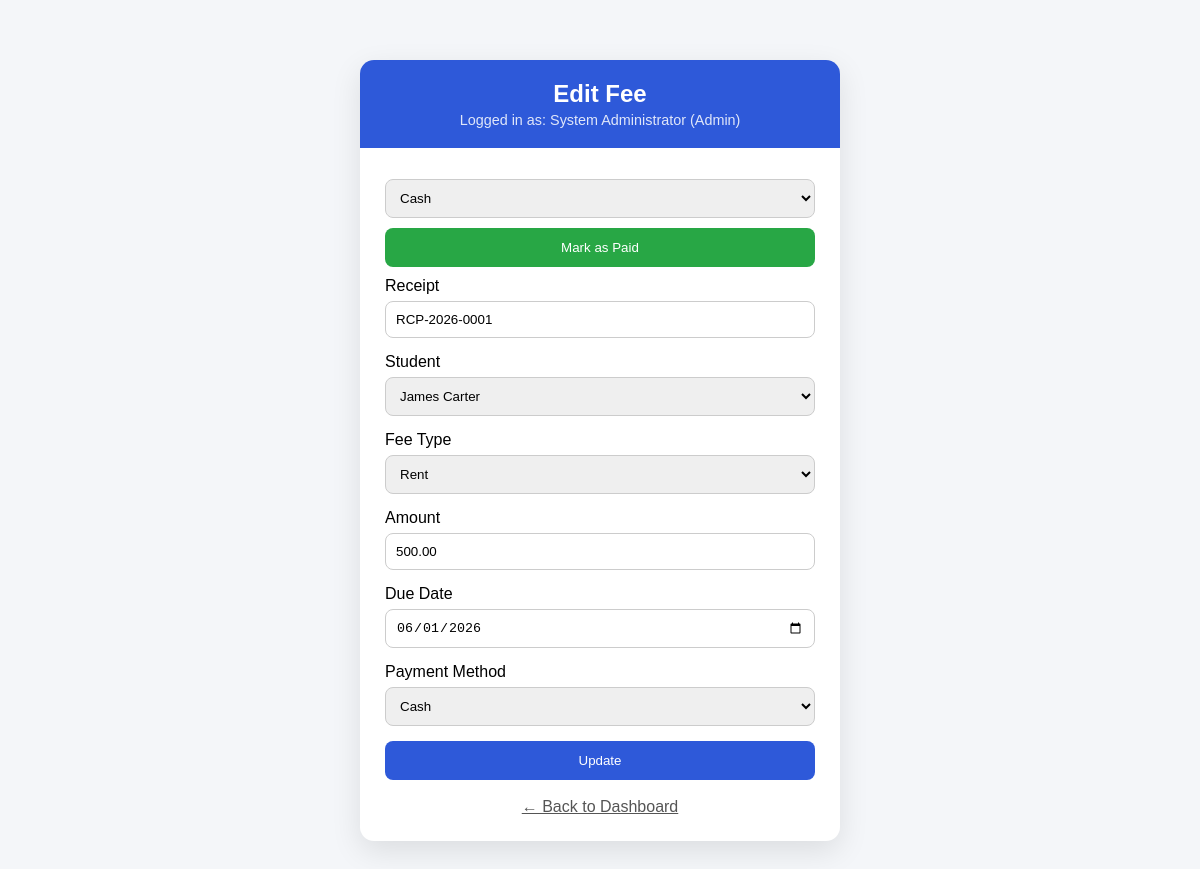
Screenshot of /fee/edit.php?id=RCP-2026-0001 (signed in) with the database file from the repository.
### tables this page shows
CREATE TABLE IF NOT EXISTS fees (
    receipt_number VARCHAR(30)   NOT NULL,
    student_id     INT           NOT NULL,
    fee_type       ENUM('rent','deposit','utility','fine','laundry','other') NOT NULL,
    amount         DECIMAL(10,2) NOT NULL,
    due_date       DATE          NOT NULL,
    is_paid        TINYINT(1)    NOT NULL DEFAULT 0,    
    paid_at        DATETIME      NULL,
    payment_method VARCHAR(20)   NULL,
    fine_rate      DECIMAL(5,2)  NOT NULL DEFAULT 0.50,
    fine_cap       DECIMAL(5,2)  NOT NULL DEFAULT 15.00,
    fine_amount    DECIMAL(10,2) NOT NULL DEFAULT 0.00,
    total_due      DECIMAL(10,2) NOT NULL DEFAULT 0.00,
    is_active      TINYINT(1)    NOT NULL DEFAULT 1,
    deleted_at     DATETIME      NULL,
    deleted_reason VARCHAR(255)  NULL,
    created_at     TIMESTAMP     NOT NULL DEFAULT CURRENT_TIMESTAMP,
    updated_at     TIMESTAMP     NOT NULL DEFAULT CURRENT_TIMESTAMP ON UPDATE CURRENT_TIMESTAMP,
    PRIMARY KEY (receipt_number),
    CONSTRAINT fk_fee_student
        FOREIGN KEY (student_id) REFERENCES students(student_id)
        ON UPDATE CASCADE ON DELETE RESTRICT
);

CREATE TABLE IF NOT EXISTS students (
    student_id     INT          NOT NULL AUTO_INCREMENT,
    student_number VARCHAR(20)  NOT NULL,
    full_name      VARCHAR(100) NOT NULL,
    email          VARCHAR(100) NOT NULL,
    date_of_birth  DATE         DEFAULT NULL,
    room_id        INT          DEFAULT NULL,
    status         TINYINT(1)   NOT NULL DEFAULT 1,
    PRIMARY KEY (student_id),
    UNIQUE KEY uq_student_number (student_number),
    UNIQUE KEY uq_student_email  (email),
    CONSTRAINT fk_student_room
        FOREIGN KEY (room_id) REFERENCES rooms(room_id)
        ON UPDATE CASCADE ON DELETE SET NULL
);

### fee/edit.php (the view, shortened to what this page needs)
<?php
require_once(__DIR__ . "/../includes/db.php");
$id = $_GET['id'] ?? '';
$stmt = $db->prepare("SELECT * FROM fees WHERE receipt_number = ?");
$stmt->execute([$id]);
$fee = $stmt->fetch(PDO::FETCH_ASSOC);
$students = $db->query("
    SELECT student_id, full_name FROM students
    WHERE status = 1 ORDER BY full_name ASC
")->fetchAll(PDO::FETCH_ASSOC);
?>
<!DOCTYPE html>
<html>
<head>
    <link rel="stylesheet" href="style.css">
</head>
<body>
<div class="invoice-wrapper">
<div class="invoice-card">
<div class="invoice-header">
    <h2>Edit Fee</h2>
    <p>Logged in as: <?= htmlspecialchars($_SESSION['full_name']) ?> (Admin)</p>
</div>
<div class="invoice-body">
<form method="POST">
    <select name="payment_method" style="margin-bottom:10px;">
        <option value="cash">Cash</option>
    </select>
    <button type="submit" name="mark_paid" style="background:#28a745;margin-bottom:10px;">
        Mark as Paid
    </button>
</form>
<form method="POST">
    <label>Receipt</label>
    <input type="text" value="<?= htmlspecialchars($fee['receipt_number']) ?>" readonly>
    <label>Student</label>
    <select name="student_id">
        <?php foreach ($students as $s): ?>
            <option value="<?= $s['student_id'] ?>"
                <?= $fee['student_id'] == $s['student_id'] ? 'selected' : '' ?>>
                <?= htmlspecialchars($s['full_name']) ?>
            </option>
        <?php endforeach; ?>
    </select>
    <label>Fee Type</label>
    <select name="fee_type">
        <?php foreach (['rent','deposit','utility','fine','laundry','other'] as $type): ?>
            <option value="<?= $type ?>" <?= $fee['fee_type']==$type ? 'selected' : '' ?>>
                <?= ucfirst($type) ?>
            </option>
        <?php endforeach; ?>
    </select>
    <label>Amount</label>
    <input type="number" step="0.01" name="amount" value="<?= $fee['amount'] ?>">
    <label>Due Date</label>
    <input type="date" name="due_date" value="<?= $fee['due_date'] ?>">
    <label>Payment Method</label>
    <select name="payment_method">
        <option value="cash"   <?= $fee['payment_method']=='cash'  ?'selected':'' ?>>Cash</option>
    </select>
    <button type="submit" name="update">Update</button>
</form>
<br>
<a href="index.php" style="display:block;text-align:center;color:#555;">&#8592; Back to Dashboard</a>
</div>
</div>
</div>
</body>
</html>

### fee/style.css (style rules this page uses)
body { margin: 0; padding: 30px; font-family: Arial, sans-serif; background: #f4f6f9; }
h2 { text-align: center; color: #222; margin-bottom: 20px; }
.invoice-wrapper { display: flex; justify-content: center; padding: 30px 0; }
.invoice-card { width: 480px; background: white; border-radius: 14px; box-shadow: 0 10px 30px rgba(0,0,0,0.1); overflow: hidden; }
.invoice-header { background: #2e59d9; color: white; padding: 20px; text-align: center; }
.invoice-header h2 { color: white; margin: 0 0 4px; }
.invoice-header p { margin: 0; opacity: 0.85; font-size: 0.9rem; }
.invoice-body { padding: 25px; }
input, select, textarea { width: 100%; padding: 10px; margin-top: 6px; margin-bottom: 15px; border-radius: 8px; border: 1px solid #ccc; box-sizing: border-box; }
button { width: 100%; padding: 12px; background: #2e59d9; border: none; color: white; border-radius: 8px; cursor: pointer; }

### rows the page displays
fees: receipt_number "RCP-2026-0001", student_id "James Carter", fee_type "Rent", amount "500.00", due_date "06/01/2026"

### other values shown
$_SESSION['full_name'] "System Administrator"
